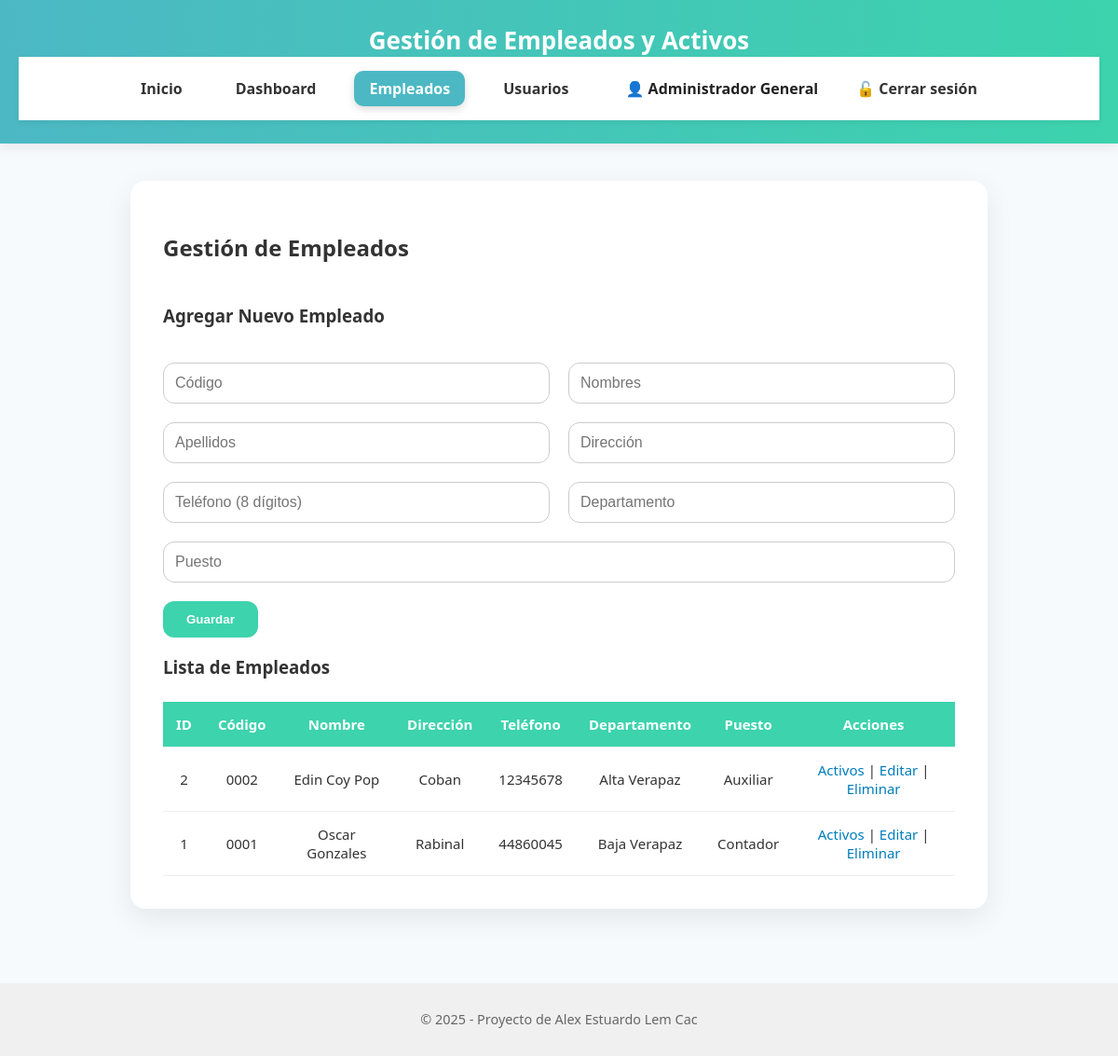
Screenshot of /empleados/ (signed in) with the database file from the repository.
### tables this page shows
CREATE TABLE empleados (
    id INTEGER PRIMARY KEY AUTOINCREMENT,
    codigo TEXT UNIQUE NOT NULL,
    nombres TEXT NOT NULL,
    apellidos TEXT NOT NULL,
    direccion TEXT NOT NULL,
    telefono TEXT NOT NULL,
    departamento TEXT NOT NULL,
    puesto TEXT NOT NULL
);

### controllers/empleados.py (the view)
@empleados_bp.route('/')
@login_required
def listar_empleados():
    empleados = obtener_empleados()
    return render_template('empleados.html', empleados=empleados)

### models/empleado_model.py (called while the page is built)
def conectar():
    return sqlite3.connect(Config.DATABASE)

def obtener_empleados():
    conn = conectar()
    cursor = conn.cursor()
    cursor.execute("SELECT * FROM empleados ORDER BY id DESC")
    empleados = cursor.fetchall()
    conn.close()
    return empleados

### utils/decoradores.py (called while the page is built)
def login_required(f):
    @wraps(f)
    def decorated_function(*args, **kwargs):
        if 'usuario' not in session:
            flash("Debes iniciar sesión para acceder.", "error")
            return redirect(url_for('inicio'))
        return f(*args, **kwargs)
    return decorated_function

### templates/empleados.html (shortened to what this page needs)
{% extends "base.html" %}
{% block content %}
<div class="contenedor">
  <h2>Gestión de Empleados</h2>
  <form action="{{ url_for('empleados_bp.agregar_empleado') }}" method="POST" class="formulario-grid">
    <h3>Agregar Nuevo Empleado</h3>
    <div class="form-row">
      <input type="text" name="codigo" placeholder="Código" required>
      <input type="text" name="nombres" placeholder="Nombres" required>
    </div>
    <div class="form-row">
      <input type="text" name="apellidos" placeholder="Apellidos" required>
      <input type="text" name="direccion" placeholder="Dirección" required>
    </div>
    <div class="form-row">
      <input type="text" name="telefono" placeholder="Teléfono (8 dígitos)" pattern="[0-9]{8}" required>
      <input type="text" name="departamento" placeholder="Departamento" required>
    </div>
    <div class="form-row">
      <input type="text" name="puesto" placeholder="Puesto" required>
    </div>
    <div class="form-row">
      <button type="submit">Guardar</button>
    </div>
  </form>
  <h3>Lista de Empleados</h3>
  <table>
    <thead>
      <tr>
        <th>ID</th>
        <th>Código</th>
        <th>Nombre</th>
        <th>Dirección</th>
        <th>Teléfono</th>
        <th>Departamento</th>
        <th>Puesto</th>
        <th>Acciones</th>
      </tr>
    </thead>
    <tbody>
      {% for emp in empleados %}
      <tr>
        <td>{{ emp[0] }}</td>
        <td>{{ emp[1] }}</td>
        <td>{{ emp[2] }} {{ emp[3] }}</td>
        <td>{{ emp[4] }}</td>
        <td>{{ emp[5] }}</td>
        <td>{{ emp[6] }}</td>
        <td>{{ emp[7] }}</td>
        <td>
          <a href="{{ url_for('activos_bp.ver_activos', id_empleado=emp[0]) }}">Activos</a> |
          <a href="{{ url_for('empleados_bp.editar_empleado', id=emp[0]) }}">Editar</a> |
          <a href="{{ url_for('empleados_bp.eliminar_empleado_route', id=emp[0]) }}" onclick="return confirm('¿Eliminar este empleado?')">Eliminar</a>
        </td>
      </tr>
      {% else %}
      <tr><td colspan="8">No hay empleados registrados.</td></tr>
      {% endfor %}
    </tbody>
  </table>
</div>
{% endblock %}

### static/css/estilo.css (style rules this page uses)
body { font-family: 'Segoe UI', sans-serif; margin: 0; background-color: #f7fafd; color: #333; }
.contenedor { background: white; padding: 35px; max-width: 850px; margin: auto; border-radius: 16px; box-shadow: 0 10px 30px rgba(0, 0, 0, 0.08); }
.formulario-grid { display: flex; flex-direction: column; gap: 20px; margin-top: 25px; }
.form-row { display: flex; flex-wrap: wrap; gap: 20px; }
.form-row input, .form-row select { flex: 1; padding: 12px; font-size: 16px; border: 1px solid #ccc; border-radius: 12px; outline-color: #3CD3AD; }
.form-row button, button { background-color: #3CD3AD; color: white; padding: 12px 25px; border: none; border-radius: 12px; font-weight: bold; cursor: pointer; transition: background 0.3s ease; }
table { width: 100%; border-collapse: collapse; margin-top: 25px; font-size: 15px; background-color: white; }
table th, table td { padding: 14px; text-align: center; border-bottom: 1px solid #eee; }
thead { background-color: #3CD3AD; color: white; }
a { color: #007dbc; text-decoration: none; font-weight: 500; }

### rows the page displays
empleados: id "2", codigo "0002", nombres "Edin", apellidos "Coy Pop", direccion "Coban", telefono "12345678", departamento "Alta Verapaz", puesto "Auxiliar"
empleados: id "1", codigo "0001", nombres "Oscar", apellidos "Gonzales", direccion "Rabinal", telefono "44860045", departamento "Baja Verapaz", puesto "Contador"

### other values shown
{{ session['usuario'] }} "Administrador General"
